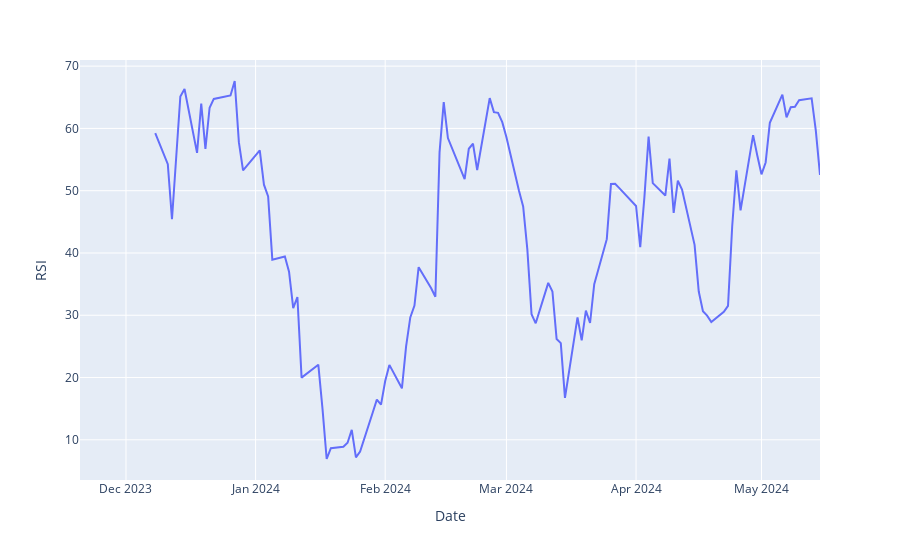

The notebook cell this image was saved under:
### Code cell
px.line(data_frame=data, x=data.index, y='RSI')
